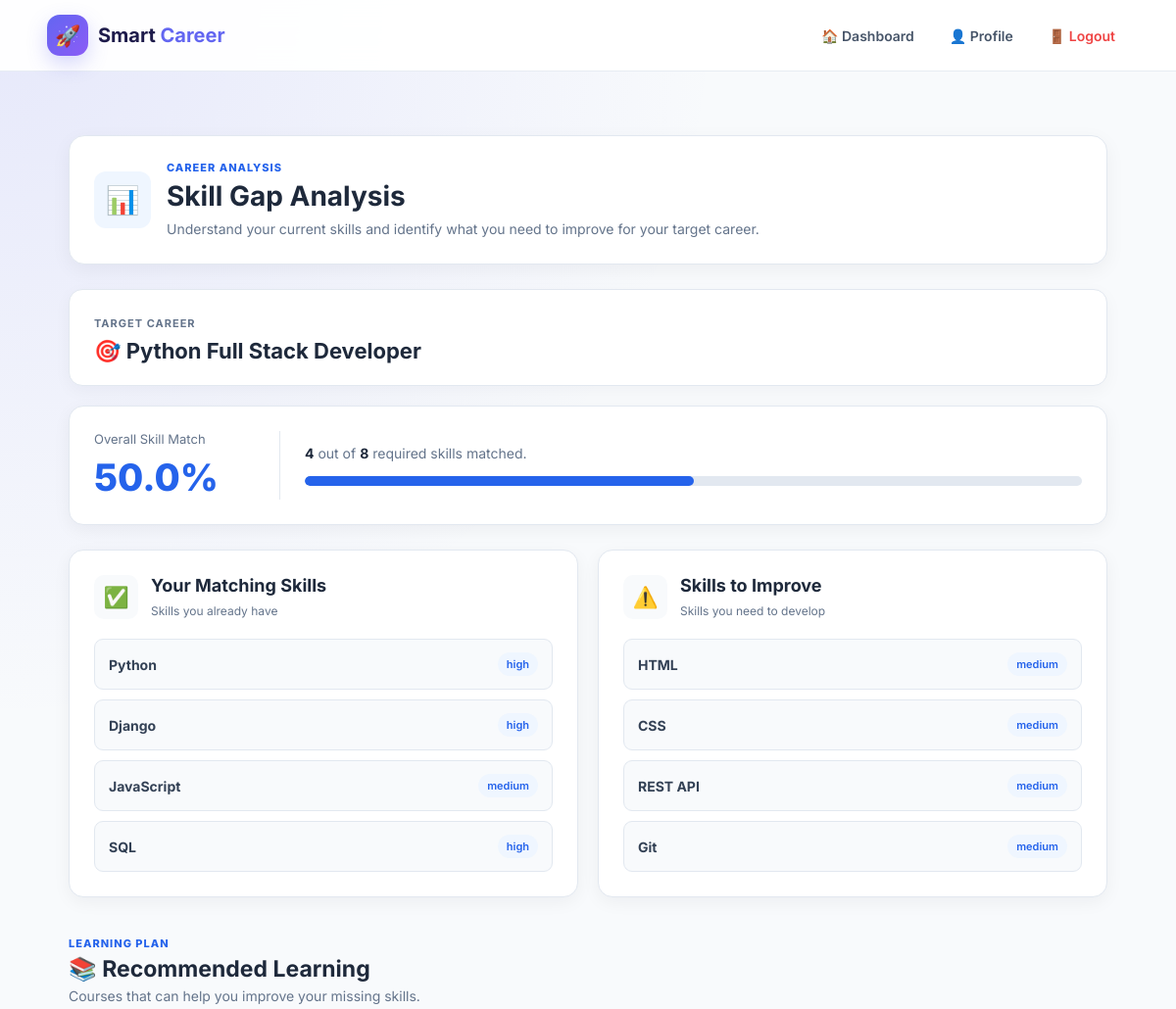
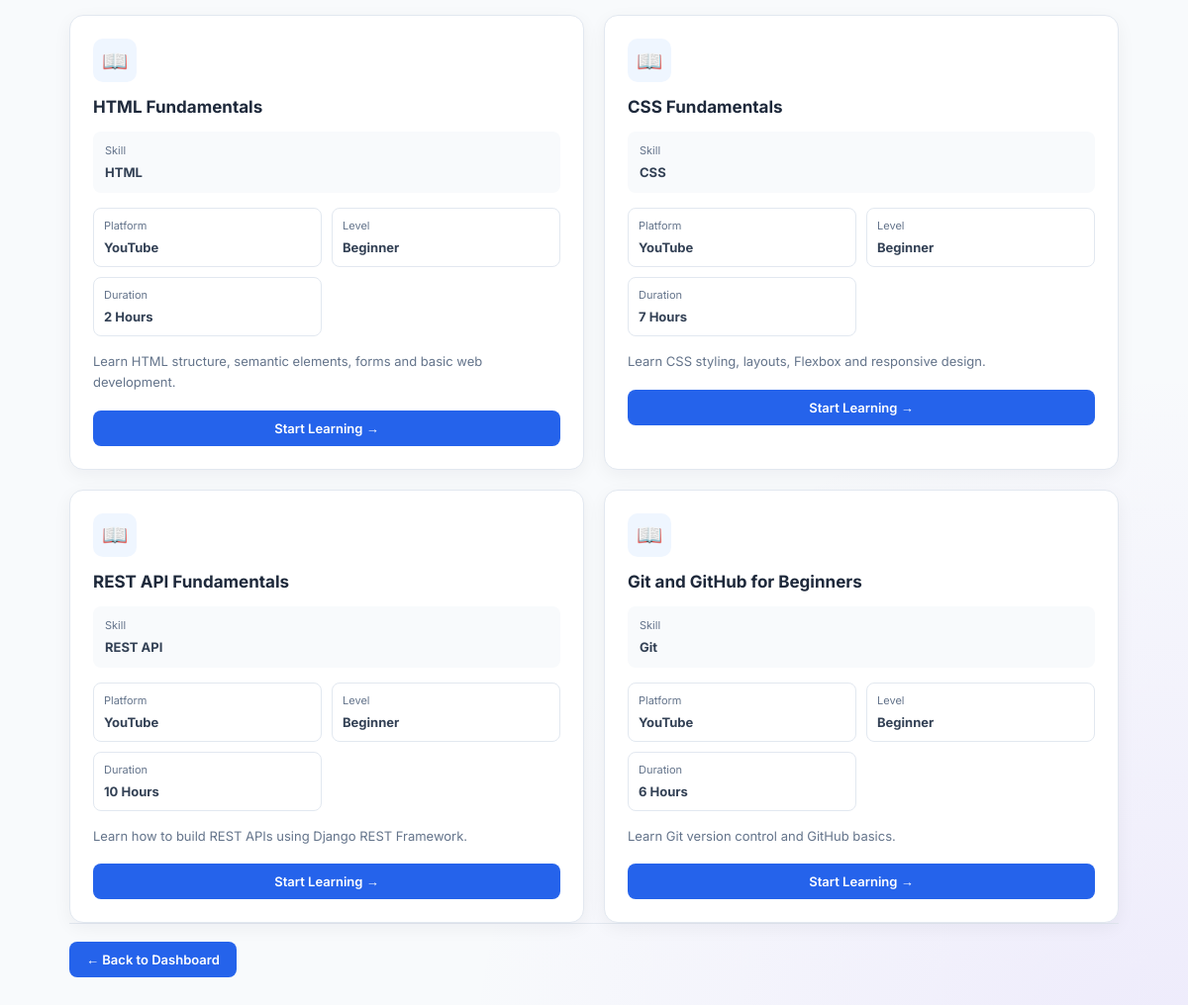
The page /skill-gap/ (signed in) on the database its author committed (2 pictures, top to bottom).
### core/models.py (models this page shows, shortened)
class Career(models.Model):
    name = models.CharField(
        max_length=150,
        unique=True
    )
    description = models.TextField()
    average_salary = models.CharField(
        max_length=100,
        blank=True
    )
    demand_level = models.CharField(
        max_length=50,
        blank=True
    )
    is_active = models.BooleanField(default=True)
    created_at = models.DateTimeField(auto_now_add=True)

class CareerSkill(models.Model):
    IMPORTANCE_CHOICES = [
        ('high', 'High'),
        ('medium', 'Medium'),
        ('low', 'Low'),
    ]
    career = models.ForeignKey(
        Career,
        on_delete=models.CASCADE,
        related_name='required_skills'
    )
    skill = models.ForeignKey(
        Skill,
        on_delete=models.CASCADE,
        related_name='career_requirements'
    )
    required_proficiency = models.CharField(
        max_length=20,
        choices=UserSkill.PROFICIENCY_CHOICES
    )
    importance = models.CharField(
        max_length=10,
        choices=IMPORTANCE_CHOICES
    )
    class Meta:
        constraints = [
            models.UniqueConstraint(
                fields=['career', 'skill'],
                name='unique_career_skill'
            )
        ]

class Skill(models.Model):
    CATEGORY_CHOICES = [
        ('programming', 'Programming'),
        ('framework', 'Framework'),
        ('database', 'Database'),
        ('frontend', 'Frontend'),
        ('backend', 'Backend'),
        ('tools', 'Tools'),
        ('soft_skill', 'Soft Skill'),
        ('other', 'Other'),
    ]
    name = models.CharField(max_length=100, unique=True)
    category = models.CharField(
        max_length=30,
        choices=CATEGORY_CHOICES
    )
    description = models.TextField(blank=True)
    is_active = models.BooleanField(default=True)
    created_at = models.DateTimeField(auto_now_add=True)
    updated_at = models.DateTimeField(auto_now=True)

class Course(models.Model):
    LEVEL_CHOICES = [
        ('beginner', 'Beginner'),
        ('intermediate', 'Intermediate'),
        ('advanced', 'Advanced'),
    ]
    name = models.CharField(max_length=200)
    skill = models.ForeignKey(
        Skill,
        on_delete=models.CASCADE,
        related_name='courses'
    )
    description = models.TextField(blank=True)
    platform = models.CharField(max_length=100)
    level = models.CharField(
        max_length=20,
        choices=LEVEL_CHOICES,
        default='beginner'
    )
    duration = models.CharField(
        max_length=50,
        blank=True
    )
    course_url = models.URLField(
        blank=True
    )
    is_active = models.BooleanField(default=True)
    created_at = models.DateTimeField(
        auto_now_add=True
    )

### core/views.py (the view, shortened to what this page needs)
@login_required
def skill_gap_view(request):
    career_goal = CareerGoal.objects.filter(
        user=request.user
    ).first()
    if not career_goal:
        return redirect('career_goal')
    career_id = request.GET.get('career_id')
    if career_id:
        career = Career.objects.filter(
            id=career_id,
            is_active=True
        ).first()
    else:
        career = Career.objects.filter(
            name=career_goal.target_role,
            is_active=True
        ).first()
    required_skills = CareerSkill.objects.filter(
        career=career
    )
    user_skills = UserSkill.objects.filter(
        user=request.user
    ).select_related('skill')
    user_skill_names = {
        user_skill.skill.name.strip().lower()
        for user_skill in user_skills
    }
    matched_skills = []
    missing_skills = []
    for required_skill in required_skills:
        skill_name = required_skill.skill.name.strip()
        if skill_name.lower() in user_skill_names:
            matched_skills.append(required_skill)
        else:
            missing_skills.append(required_skill)
    missing_skill_ids = [
        missing_skill.skill.id
        for missing_skill in missing_skills
    ]
    recommended_courses = Course.objects.filter(
        skill_id__in=missing_skill_ids,
        is_active=True
    )
    total_required = required_skills.count()
    total_matched = len(matched_skills)
    if total_required > 0:
        match_percentage = round(
            (total_matched / total_required) * 100,
            1
        )
    else:
        match_percentage = 0
    context = {
        'career_goal': career_goal,
        'career': career,
        'required_skills': required_skills,
        'matched_skills': matched_skills,
        'missing_skills': missing_skills,
        'recommended_courses': recommended_courses,
        'total_required': total_required,
        'total_matched': total_matched,
        'match_percentage': match_percentage,
    }
    return render(
        request,
        'skills/skill_gap.html',
        context
    )

### templates/skills/skill_gap.html (shortened to what this page needs)
{% extends 'base.html' %}
{% load static %}
{% block extra_css %}
<link rel="stylesheet" href="{% static 'css/skill_gap.css' %}">
{% endblock %}
{% block content %}
<div class="skill-gap-container">
    <div class="skill-gap-header">
        <div class="header-icon">
            📊
        </div>
        <div>
            <span class="section-label">
                CAREER ANALYSIS
            </span>
            <h1>
                Skill Gap Analysis
            </h1>
            <p>
                Understand your current skills and identify
                what you need to improve for your target career.
            </p>
        </div>
    </div>
    {% if career %}
    <div class="career-title-card">
        <span>
            TARGET CAREER
        </span>
        <h2>
            🎯 {{ career.name }}
        </h2>
    </div>
    <div class="match-overview">
        <div class="match-score">
            <span>
                Overall Skill Match
            </span>
            <strong>
                {{ match_percentage }}%
            </strong>
        </div>
        <div class="match-info">
            <p>
                <strong>{{ total_matched }}</strong>
                out of
                <strong>{{ total_required }}</strong>
                required skills matched.
            </p>
            <div class="main-progress">
                <div class="main-progress-fill" data-percentage="{{ match_percentage }}">
                </div>
            </div>
        </div>
    </div>
    <div class="skills-analysis-grid">
        <div class="analysis-card matched-card">
            <div class="analysis-header">
                <div class="analysis-icon">
                    ✅
                </div>
                <div>
                    <h2>
                        Your Matching Skills
                    </h2>
                    <span>
                        Skills you already have
                    </span>
                </div>
            </div>
            {% if matched_skills %}
            <div class="skill-list">
                {% for skill in matched_skills %}
                <div class="skill-item">
                    <div>
                        <strong>
                            {{ skill.skill.name }}
                        </strong>
                    </div>
                    <span class="importance-badge">
                        {{ skill.importance }}
                    </span>
                </div>
                {% endfor %}
            </div>
            {% endif %}
        </div>
        <div class="analysis-card missing-card">
            <div class="analysis-header">
                <div class="analysis-icon">
                    ⚠️
                </div>
                <div>
                    <h2>
                        Skills to Improve
                    </h2>
                    <span>
                        Skills you need to develop
                    </span>
                </div>
            </div>
            {% if missing_skills %}
            <div class="skill-list">
                {% for skill in missing_skills %}
                <div class="skill-item">
                    <div>
                        <strong>
                            {{ skill.skill.name }}
                        </strong>
                    </div>
                    <span class="importance-badge">
                        {{ skill.importance }}
                    </span>
                </div>
                {% endfor %}
            </div>
            {% endif %}
        </div>
    </div>
    <div class="learning-section">
        <div class="section-heading">
            <span class="section-label">
                LEARNING PLAN
            </span>
            <h2>
                📚 Recommended Learning
            </h2>
            <p>
                Courses that can help you improve your missing skills.
            </p>
        </div>
        {% if recommended_courses %}
        <div class="courses-grid">
            {% for course in recommended_courses %}
            <div class="course-card">
                <div class="course-icon">
                    📖
                </div>
                <h3>
                    {{ course.name }}
                </h3>
                <div class="course-skill">
                    <span>
                        Skill
                    </span>
                    <strong>
                        {{ course.skill.name }}
                    </strong>
                </div>
                <div class="course-details">
                    <div>
                        <span>Platform</span>
                        <strong>{{ course.platform }}</strong>
                    </div>
                    <div>
                        <span>Level</span>
                        <strong>{{ course.get_level_display }}</strong>
                    </div>
                    {% if course.duration %}
                    <div>
                        <span>Duration</span>
                        <strong>{{ course.duration }}</strong>
                    </div>
                    {% endif %}
                </div>
                {% if course.description %}
                <p class="course-description">
                    {{ course.description }}
                </p>
                {% endif %}
                {% if course.course_url %}
                <a href="{{ course.course_url }}" target="_blank" rel="noopener noreferrer" class="learning-btn">
                    Start Learning →
                </a>
                {% endif %}
            </div>
            {% endfor %}
        </div>
        {% endif %}
    </div>
    <div class="career-action">
        <a href="{% url 'dashboard' %}" class="view-gap-btn">
            ← Back to Dashboard
        </a>
    </div>
    {% endif %}
</div>
{% endblock %}

### static/css/style.css (style rules this page uses)
* { margin: 0; padding: 0; box-sizing: border-box; }
:root { --primary: #6366f1; --primary-dark: #4f46e5; --secondary: #8b5cf6; --accent: #06b6d4; --dark: #1e1b4b; --text: #334155; --muted: #64748b; --white: #ffffff; --light: #f8fafc; --border: #e2e8f0; --success: #10b981; --danger: #ef4444; --shadow: 0 10px 35px rgba(30, 27, 75, 0.10); }
body { font-family: "Inter", Arial, sans-serif; background: radial-gradient(circle at top left, rgba(99, 102, 241, 0.12), transparent 30%), radial-gradient(circle at bottom right, rgba(139, 92, 246, 0.10), transparent 30%), #f8fafc; color: var(--text); min-height: 100vh; }

### rows shown on the page
Career: name "Python Full Stack Developer"
CareerSkill: skill.name "Python", importance "high"
CareerSkill: skill.name "Django", importance "high"
CareerSkill: skill.name "JavaScript", importance "medium"
CareerSkill: skill.name "SQL", importance "high"
CareerSkill: skill.name "HTML", importance "medium"
CareerSkill: skill.name "CSS", importance "medium"
CareerSkill: skill.name "REST API", importance "medium"
CareerSkill: skill.name "Git", importance "medium"
Course: name "HTML Fundamentals", skill.name "HTML", platform "YouTube", level "Beginner", duration "2 Hours", description "Learn HTML structure, semantic elements, forms and basic web development."
Course: name "CSS Fundamentals", skill.name "CSS", platform "YouTube", level "Beginner", duration "7 Hours", description "Learn CSS styling, layouts, Flexbox and responsive design."
Course: name "REST API Fundamentals", skill.name "REST API", platform "YouTube", level "Beginner", duration "10 Hours", description "Learn how to build REST APIs using Django REST Framework."
Course: name "Git and GitHub for Beginners", skill.name "Git", platform "YouTube", level "Beginner", duration "6 Hours", description "Learn Git version control and GitHub basics."

### other values the page prints
{{ match_percentage }} "50.0"
{{ total_matched }} "4"
{{ total_required }} "8"
